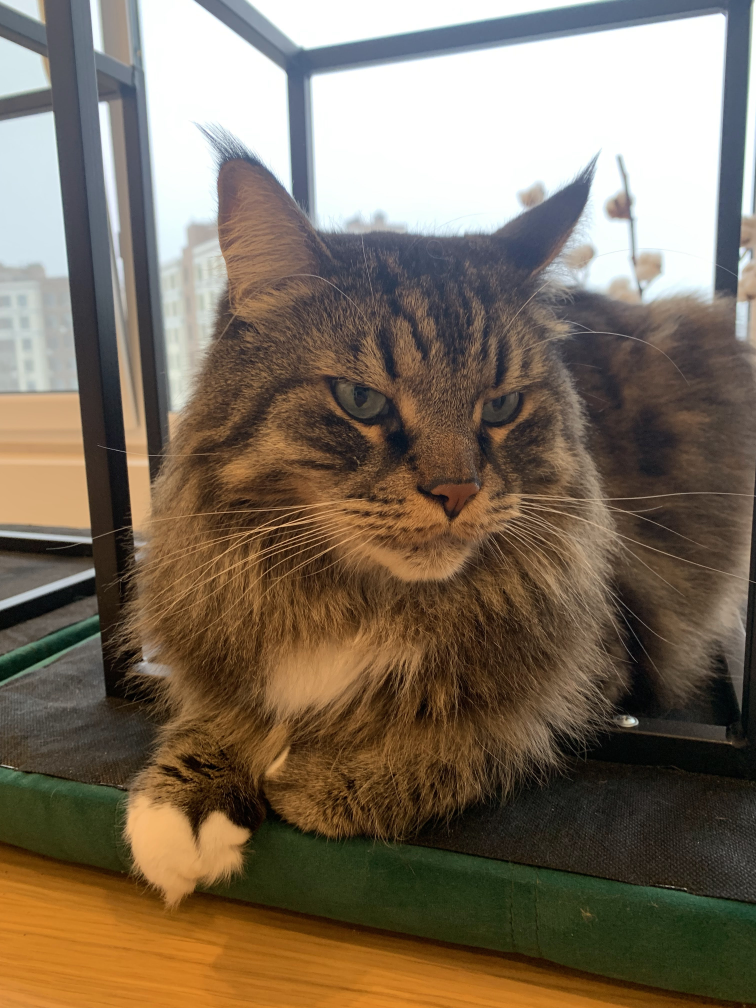
#> input picture photos/cat_bilolap.jpg, 3024 x 4032 px (shown at 1/4 size)
$ python masking.py
#> lines starting #> are read from the running program, lines starting #| are printed output that depends on the picture; after the words box and inside, x2 and y2 are one past the last pixel; in counts of white or black regions, pixels touching at a corner belong together
import cv2 as cv
import numpy as np

img = cv.imread('photos/cat_bilolap.jpg')
#> img is the input picture: shape (4032, 3024, 3); mean B, G, R 92.9, 110.4, 124.6
img = cv.imread('photos/orto_dvir.jpg')
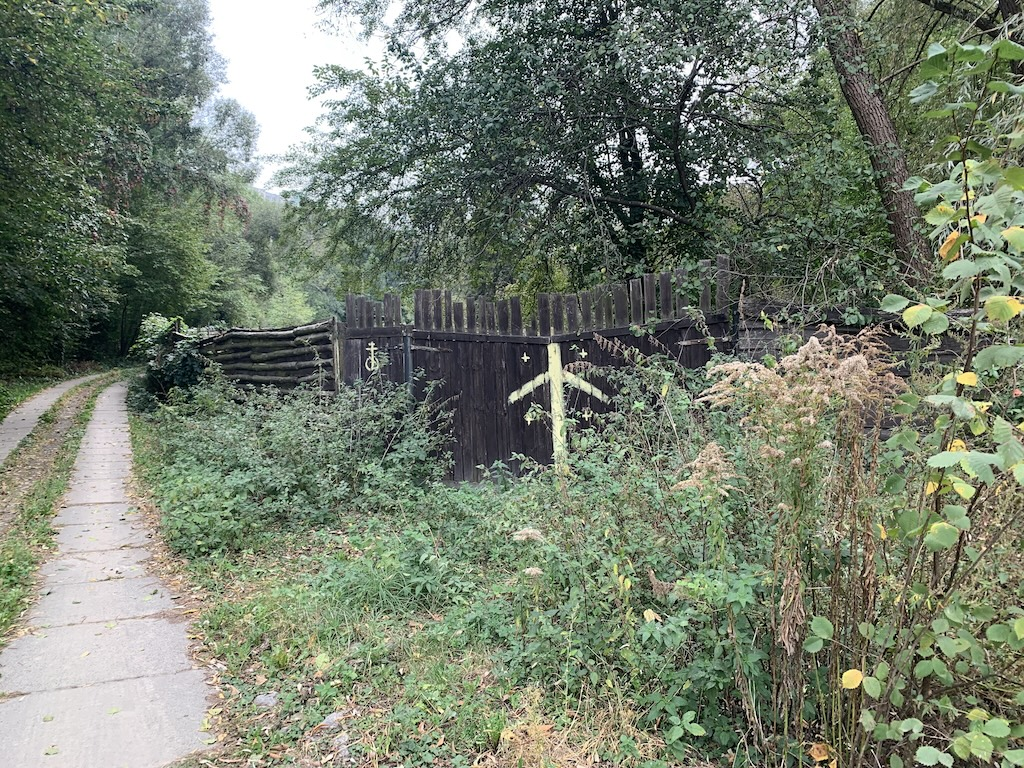
#> input picture photos/orto_dvir.jpg, 1024 x 768 px
#> img is the input picture: shape (768, 1024, 3); mean B, G, R 110.2, 127, 117.9
cv.imshow('bilolap', img)

blank = np.zeros(img.shape[:2], dtype='uint8')
cv.imshow('blank image', blank)

# [11 lines of commented-out code are left out]


rec = cv.circle(blank.copy(), (img.shape[1]//2+100, img.shape[0]//2 - 200), radius=700, color=255,  thickness=-1)
cir = cv.rectangle(
    blank.copy(),
    pt1=(img.shape[1]//2-500, img.shape[0]//2-800),
    pt2=(img.shape[1]//2+700, img.shape[0]//2+300),
    color=255,  thickness=-1)
xor = cv.bitwise_or(rec, cir)
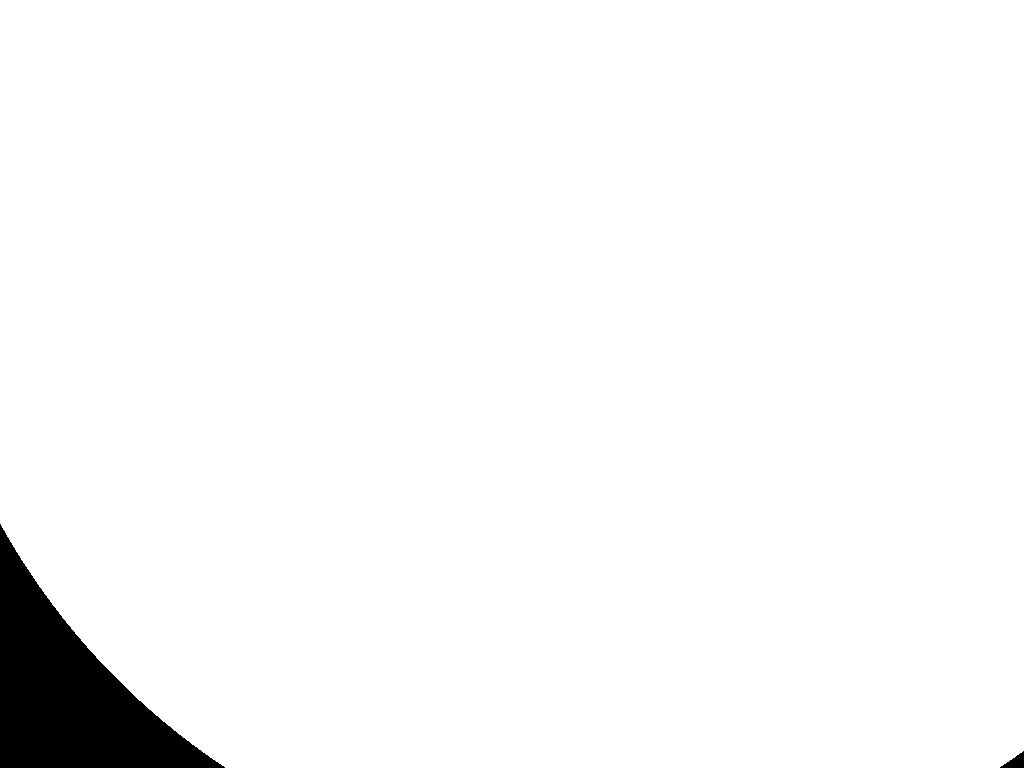
#> rec: shape (768, 1024); 97% white; 2 black regions, box (x1, y1, x2, y2) and area: (0, 524, 225, 768) 23158, (1000, 751, 1024, 768) 211
cv.imshow('xor', xor)
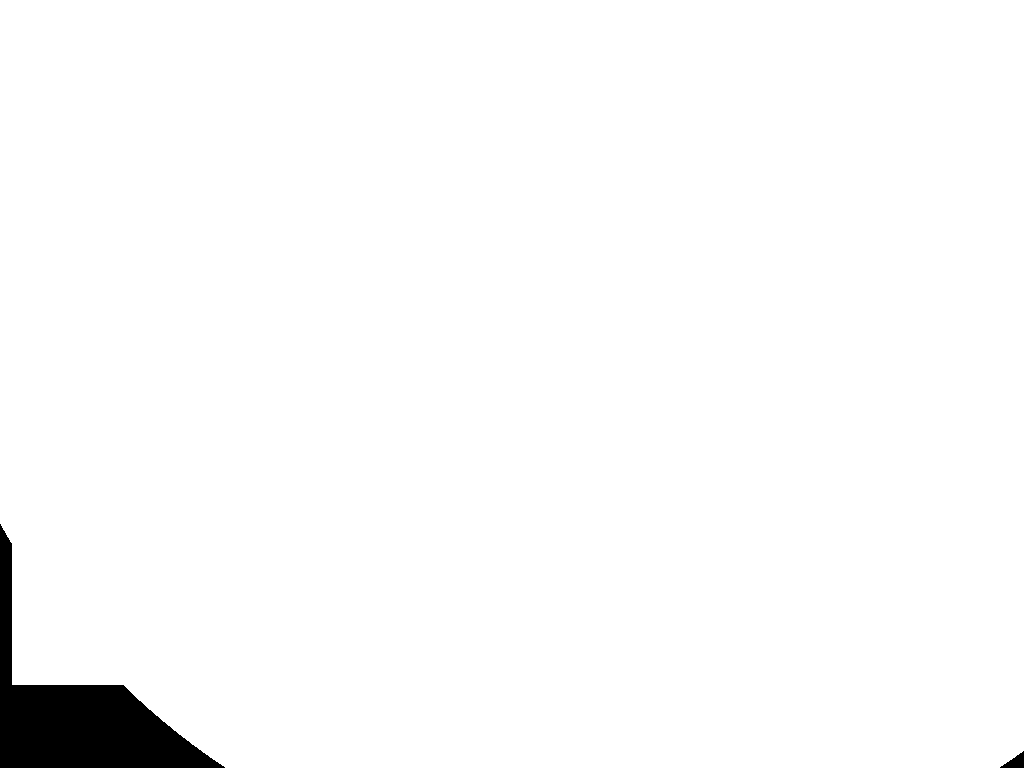
#> window 'xor': shape (768, 1024); 97.9% white; 2 black regions, box (x1, y1, x2, y2) and area: (0, 524, 225, 768) 16020, (1000, 751, 1024, 768) 211


masked = cv.bitwise_and(img, img, mask=xor)
cv.imshow('Masked', masked)


cv.waitKey(0)
